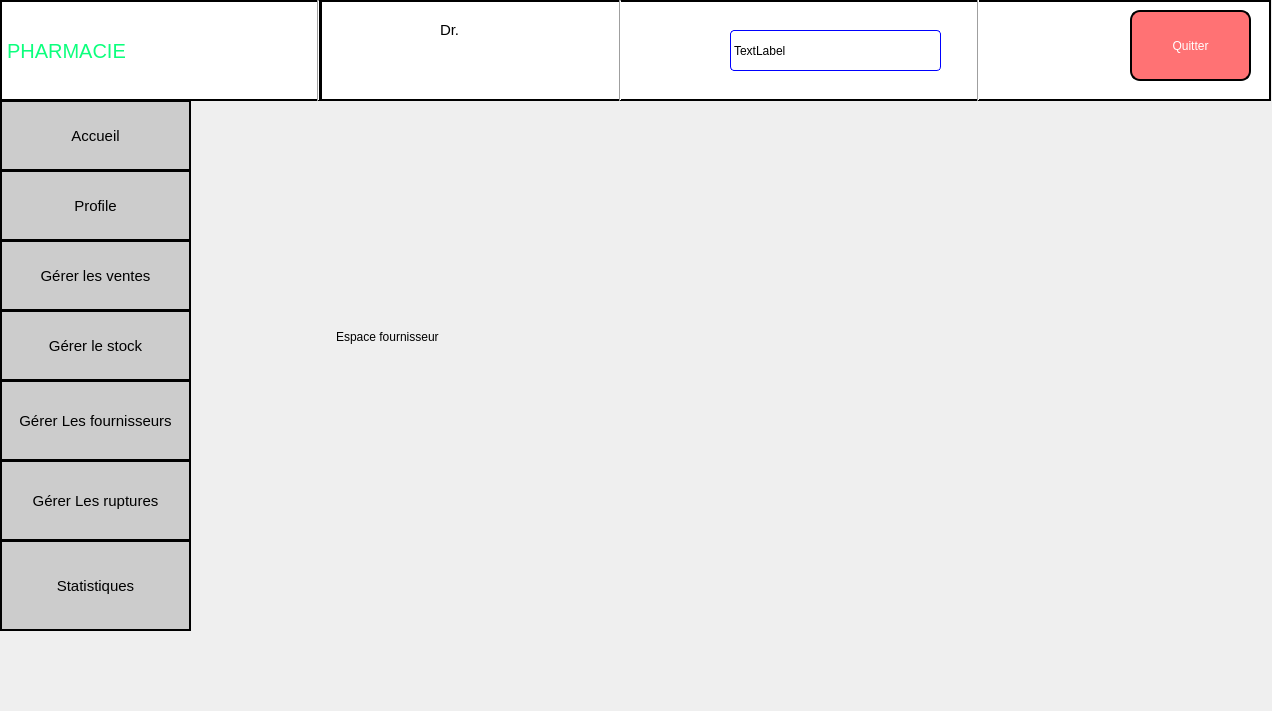
<?xml version="1.0" encoding="UTF-8"?>
<ui version="4.0">
 <class>fournisseur</class>
 <widget class="QDialog" name="fournisseur">
  <property name="geometry">
   <rect>
    <x>0</x>
    <y>0</y>
    <width>1272</width>
    <height>711</height>
   </rect>
  </property>
  <property name="windowTitle">
   <string>Dialog</string>
  </property>
  <widget class="QLabel" name="label_6">
   <property name="geometry">
    <rect>
     <x>440</x>
     <y>20</y>
     <width>101</width>
     <height>20</height>
    </rect>
   </property>
   <property name="styleSheet">
    <string notr="true">background-color: rgb(255, 255, 255);font-size:15px;
font: 600 16pt &quot;Segoe UI Variable Text Semibold&quot;;</string>
   </property>
   <property name="text">
    <string>Dr.</string>
   </property>
  </widget>
  <widget class="QLabel" name="label_date">
   <property name="geometry">
    <rect>
     <x>730</x>
     <y>30</y>
     <width>211</width>
     <height>41</height>
    </rect>
   </property>
   <property name="styleSheet">
    <string notr="true">border:1px solid blue;border-radius:4px;
font: 14pt &quot;Rockwell&quot;;
background-color: rgb(255, 255, 255);</string>
   </property>
   <property name="text">
    <string>TextLabel</string>
   </property>
  </widget>
  <widget class="QPushButton" name="pushButton_gerer_rupture">
   <property name="geometry">
    <rect>
     <x>0</x>
     <y>460</y>
     <width>191</width>
     <height>81</height>
    </rect>
   </property>
   <property name="styleSheet">
    <string notr="true">background-color: rgb(204, 204, 204);font-size:15px;border:2px solid black;</string>
   </property>
   <property name="text">
    <string>Gérer Les ruptures</string>
   </property>
  </widget>
  <widget class="Line" name="line">
   <property name="geometry">
    <rect>
     <x>970</x>
     <y>-10</y>
     <width>16</width>
     <height>111</height>
    </rect>
   </property>
   <property name="orientation">
    <enum>Qt::Vertical</enum>
   </property>
  </widget>
  <widget class="QLabel" name="label_5">
   <property name="geometry">
    <rect>
     <x>650</x>
     <y>10</y>
     <width>61</width>
     <height>61</height>
    </rect>
   </property>
   <property name="text">
    <string/>
   </property>
   <property name="pixmap">
    <pixmap resource="ressource.qrc">:/res/image/OIP (3).jpeg</pixmap>
   </property>
   <property name="scaledContents">
    <bool>true</bool>
   </property>
  </widget>
  <widget class="QPushButton" name="pushButton_6">
   <property name="geometry">
    <rect>
     <x>1130</x>
     <y>10</y>
     <width>121</width>
     <height>71</height>
    </rect>
   </property>
   <property name="styleSheet">
    <string notr="true">border:2px solid black;color:white;border-radius:10px;
font: 900 12pt &quot;Arial Black&quot;;
background-color: rgb(255, 114, 116);</string>
   </property>
   <property name="text">
    <string>Quitter</string>
   </property>
  </widget>
  <widget class="QLabel" name="label_3">
   <property name="geometry">
    <rect>
     <x>320</x>
     <y>0</y>
     <width>951</width>
     <height>101</height>
    </rect>
   </property>
   <property name="styleSheet">
    <string notr="true">background-color: rgb(255, 255, 255);border:2px solid black;</string>
   </property>
   <property name="text">
    <string/>
   </property>
  </widget>
  <widget class="QPushButton" name="pushButton_gerer_fournisseur">
   <property name="geometry">
    <rect>
     <x>0</x>
     <y>380</y>
     <width>191</width>
     <height>81</height>
    </rect>
   </property>
   <property name="styleSheet">
    <string notr="true">background-color: rgb(204, 204, 204);font-size:15px;border:2px solid black;</string>
   </property>
   <property name="text">
    <string>Gérer Les fournisseurs</string>
   </property>
  </widget>
  <widget class="QLabel" name="label_4">
   <property name="geometry">
    <rect>
     <x>340</x>
     <y>10</y>
     <width>61</width>
     <height>81</height>
    </rect>
   </property>
   <property name="text">
    <string/>
   </property>
   <property name="pixmap">
    <pixmap resource="ressource.qrc">:/res/image/WhatsApp Image 2024-04-30 à 20.55.44_6b270705.jpg</pixmap>
   </property>
   <property name="scaledContents">
    <bool>true</bool>
   </property>
  </widget>
  <widget class="QLabel" name="nome_user">
   <property name="geometry">
    <rect>
     <x>440</x>
     <y>70</y>
     <width>101</width>
     <height>20</height>
    </rect>
   </property>
   <property name="styleSheet">
    <string notr="true">background-color:white;
font: 900 14pt &quot;Arial Black&quot;;</string>
   </property>
   <property name="text">
    <string/>
   </property>
  </widget>
  <widget class="QPushButton" name="ButtonProfil">
   <property name="geometry">
    <rect>
     <x>0</x>
     <y>170</y>
     <width>191</width>
     <height>71</height>
    </rect>
   </property>
   <property name="styleSheet">
    <string notr="true">font-size:15px;border:2px solid black;
background-color: rgb(204, 204, 204);</string>
   </property>
   <property name="text">
    <string>Profile</string>
   </property>
  </widget>
  <widget class="QPushButton" name="pushButton_gere_vente">
   <property name="geometry">
    <rect>
     <x>0</x>
     <y>240</y>
     <width>191</width>
     <height>71</height>
    </rect>
   </property>
   <property name="styleSheet">
    <string notr="true">
background-color: rgb(204, 204, 204);;font-size:15px;border:2px solid black;</string>
   </property>
   <property name="text">
    <string>Gérer les ventes</string>
   </property>
  </widget>
  <widget class="QLabel" name="label">
   <property name="geometry">
    <rect>
     <x>680</x>
     <y>460</y>
     <width>37</width>
     <height>12</height>
    </rect>
   </property>
   <property name="text">
    <string/>
   </property>
  </widget>
  <widget class="QLabel" name="label_7">
   <property name="geometry">
    <rect>
     <x>1020</x>
     <y>10</y>
     <width>71</width>
     <height>71</height>
    </rect>
   </property>
   <property name="styleSheet">
    <string notr="true">background-color: white;</string>
   </property>
   <property name="text">
    <string/>
   </property>
   <property name="pixmap">
    <pixmap resource="ressource.qrc">:/res/image/R (1).png</pixmap>
   </property>
   <property name="scaledContents">
    <bool>true</bool>
   </property>
  </widget>
  <widget class="QLabel" name="label_9">
   <property name="geometry">
    <rect>
     <x>336</x>
     <y>301</y>
     <width>211</width>
     <height>71</height>
    </rect>
   </property>
   <property name="styleSheet">
    <string notr="true">font: 20pt &quot;Baskerville Old Face&quot;;</string>
   </property>
   <property name="text">
    <string>Espace fournisseur</string>
   </property>
  </widget>
  <widget class="QLabel" name="label_2">
   <property name="geometry">
    <rect>
     <x>0</x>
     <y>0</y>
     <width>321</width>
     <height>101</height>
    </rect>
   </property>
   <property name="styleSheet">
    <string notr="true">background-color: rgb(255, 255, 255);font-size:20px;
font: 20pt &quot;Segoe Script&quot;;border:2px solid black;
color: rgb(12, 255, 125);</string>
   </property>
   <property name="text">
    <string>PHARMACIE</string>
   </property>
  </widget>
  <widget class="QPushButton" name="pushButton_accueilgerat">
   <property name="geometry">
    <rect>
     <x>0</x>
     <y>100</y>
     <width>191</width>
     <height>71</height>
    </rect>
   </property>
   <property name="styleSheet">
    <string notr="true">background-color: rgb(204, 204, 204);font-size:15px;border:2px solid black;</string>
   </property>
   <property name="text">
    <string>Accueil</string>
   </property>
  </widget>
  <widget class="QPushButton" name="pushButton_gerer_rupture_2">
   <property name="geometry">
    <rect>
     <x>0</x>
     <y>540</y>
     <width>191</width>
     <height>91</height>
    </rect>
   </property>
   <property name="styleSheet">
    <string notr="true">background-color: rgb(204, 204, 204);font-size:15px;border:2px solid black;</string>
   </property>
   <property name="text">
    <string>Statistiques</string>
   </property>
  </widget>
  <widget class="Line" name="line_2">
   <property name="geometry">
    <rect>
     <x>310</x>
     <y>0</y>
     <width>16</width>
     <height>101</height>
    </rect>
   </property>
   <property name="orientation">
    <enum>Qt::Vertical</enum>
   </property>
  </widget>
  <widget class="Line" name="line_4">
   <property name="geometry">
    <rect>
     <x>610</x>
     <y>0</y>
     <width>20</width>
     <height>101</height>
    </rect>
   </property>
   <property name="orientation">
    <enum>Qt::Vertical</enum>
   </property>
  </widget>
  <widget class="QLabel" name="label_8">
   <property name="geometry">
    <rect>
     <x>220</x>
     <y>10</y>
     <width>61</width>
     <height>81</height>
    </rect>
   </property>
   <property name="styleSheet">
    <string notr="true">background-color: rgb(255, 255, 255);</string>
   </property>
   <property name="text">
    <string/>
   </property>
   <property name="pixmap">
    <pixmap resource="ressource.qrc">:/res/image/devenir-pharmacien-921x1024.png</pixmap>
   </property>
   <property name="scaledContents">
    <bool>true</bool>
   </property>
  </widget>
  <widget class="QPushButton" name="pushButton_gerer_stock">
   <property name="geometry">
    <rect>
     <x>0</x>
     <y>310</y>
     <width>191</width>
     <height>71</height>
    </rect>
   </property>
   <property name="styleSheet">
    <string notr="true">background-color: rgb(204, 204, 204);font-size:15px;border:2px solid black;</string>
   </property>
   <property name="text">
    <string>Gérer le stock</string>
   </property>
  </widget>
  <zorder>label_3</zorder>
  <zorder>label_6</zorder>
  <zorder>label_date</zorder>
  <zorder>pushButton_gerer_rupture</zorder>
  <zorder>line</zorder>
  <zorder>label_5</zorder>
  <zorder>pushButton_6</zorder>
  <zorder>pushButton_gerer_fournisseur</zorder>
  <zorder>label_4</zorder>
  <zorder>nome_user</zorder>
  <zorder>ButtonProfil</zorder>
  <zorder>pushButton_gere_vente</zorder>
  <zorder>label</zorder>
  <zorder>label_7</zorder>
  <zorder>label_9</zorder>
  <zorder>label_2</zorder>
  <zorder>pushButton_accueilgerat</zorder>
  <zorder>pushButton_gerer_rupture_2</zorder>
  <zorder>line_4</zorder>
  <zorder>label_8</zorder>
  <zorder>pushButton_gerer_stock</zorder>
  <zorder>line_2</zorder>
 </widget>
 <resources>
  <include location="ressource.qrc"/>
 </resources>
 <connections/>
</ui>
